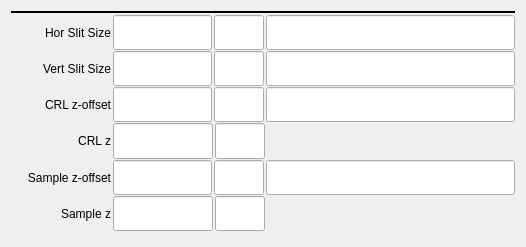
<?xml version="1.0" encoding="UTF-8"?>
<ui version="4.0">
 <class>Form</class>
 <widget class="QWidget" name="Form">
  <property name="geometry">
   <rect>
    <x>0</x>
    <y>0</y>
    <width>526</width>
    <height>247</height>
   </rect>
  </property>
  <property name="windowTitle">
   <string>Form</string>
  </property>
  <layout class="QVBoxLayout" name="verticalLayout_3">
   <item>
    <layout class="QVBoxLayout" name="verticalLayout" stretch="1,1,1,1,1,1,1">
     <property name="spacing">
      <number>1</number>
     </property>
     <property name="topMargin">
      <number>0</number>
     </property>
     <property name="bottomMargin">
      <number>5</number>
     </property>
     <item>
      <widget class="Line" name="line_2">
       <property name="frameShadow">
        <enum>QFrame::Plain</enum>
       </property>
       <property name="lineWidth">
        <number>2</number>
       </property>
       <property name="orientation">
        <enum>Qt::Horizontal</enum>
       </property>
      </widget>
     </item>
     <item>
      <layout class="QHBoxLayout" name="horizontalLayout_8" stretch="2,2,1,5">
       <property name="spacing">
        <number>2</number>
       </property>
       <property name="rightMargin">
        <number>0</number>
       </property>
       <item>
        <widget class="caLabel" name="calabel_32">
         <property name="text">
          <string>Hor Slit Size</string>
         </property>
         <property name="alignment">
          <set>Qt::AlignRight|Qt::AlignTrailing|Qt::AlignVCenter</set>
         </property>
         <property name="fontScaleMode">
          <enum>ESimpleLabel::WidthAndHeight</enum>
         </property>
        </widget>
       </item>
       <item>
        <widget class="caLineEdit" name="caLineEdit_25">
         <property name="sizePolicy">
          <sizepolicy hsizetype="Preferred" vsizetype="Expanding">
           <horstretch>0</horstretch>
           <verstretch>0</verstretch>
          </sizepolicy>
         </property>
         <property name="font">
          <font>
           <pointsize>13</pointsize>
          </font>
         </property>
         <property name="text">
          <string/>
         </property>
         <property name="alignment">
          <set>Qt::AlignRight|Qt::AlignTrailing|Qt::AlignVCenter</set>
         </property>
         <property name="channel" stdset="0">
          <string notr="true">$(P)$(CRL):1:slitSize_H_RBV</string>
         </property>
         <property name="foreground">
          <color>
           <red>10</red>
           <green>0</green>
           <blue>184</blue>
          </color>
         </property>
         <property name="background">
          <color>
           <red>200</red>
           <green>200</green>
           <blue>200</blue>
          </color>
         </property>
         <property name="colorMode">
          <enum>caLineEdit::Static</enum>
         </property>
         <property name="precision">
          <number>6</number>
         </property>
         <property name="precisionMode">
          <enum>caLineEdit::Channel</enum>
         </property>
         <property name="fontScaleMode" stdset="0">
          <enum>caLineEdit::None</enum>
         </property>
         <property name="formatType">
          <enum>caLineEdit::decimal</enum>
         </property>
        </widget>
       </item>
       <item>
        <widget class="caLineEdit" name="caLineEdit_24">
         <property name="sizePolicy">
          <sizepolicy hsizetype="Preferred" vsizetype="Expanding">
           <horstretch>0</horstretch>
           <verstretch>0</verstretch>
          </sizepolicy>
         </property>
         <property name="font">
          <font>
           <pointsize>13</pointsize>
          </font>
         </property>
         <property name="text">
          <string/>
         </property>
         <property name="alignment">
          <set>Qt::AlignRight|Qt::AlignTrailing|Qt::AlignVCenter</set>
         </property>
         <property name="channel" stdset="0">
          <string notr="true">$(P)$(CRL):1:slitSize_H_RBV.EGU</string>
         </property>
         <property name="foreground">
          <color>
           <red>10</red>
           <green>0</green>
           <blue>184</blue>
          </color>
         </property>
         <property name="background">
          <color>
           <red>200</red>
           <green>200</green>
           <blue>200</blue>
          </color>
         </property>
         <property name="colorMode">
          <enum>caLineEdit::Static</enum>
         </property>
         <property name="precision">
          <number>0</number>
         </property>
         <property name="precisionMode">
          <enum>caLineEdit::User</enum>
         </property>
         <property name="fontScaleMode" stdset="0">
          <enum>caLineEdit::None</enum>
         </property>
         <property name="formatType">
          <enum>caLineEdit::decimal</enum>
         </property>
        </widget>
       </item>
       <item>
        <widget class="caLineEdit" name="caLineEdit_22">
         <property name="sizePolicy">
          <sizepolicy hsizetype="Preferred" vsizetype="Expanding">
           <horstretch>0</horstretch>
           <verstretch>0</verstretch>
          </sizepolicy>
         </property>
         <property name="font">
          <font>
           <pointsize>13</pointsize>
          </font>
         </property>
         <property name="text">
          <string/>
         </property>
         <property name="alignment">
          <set>Qt::AlignRight|Qt::AlignTrailing|Qt::AlignVCenter</set>
         </property>
         <property name="channel" stdset="0">
          <string notr="true">$(P)$(CRL):1:slitSize_H.DOL</string>
         </property>
         <property name="foreground">
          <color>
           <red>10</red>
           <green>0</green>
           <blue>184</blue>
          </color>
         </property>
         <property name="background">
          <color>
           <red>200</red>
           <green>200</green>
           <blue>200</blue>
          </color>
         </property>
         <property name="colorMode">
          <enum>caLineEdit::Static</enum>
         </property>
         <property name="precision">
          <number>0</number>
         </property>
         <property name="precisionMode">
          <enum>caLineEdit::User</enum>
         </property>
         <property name="fontScaleMode" stdset="0">
          <enum>caLineEdit::None</enum>
         </property>
         <property name="formatType">
          <enum>caLineEdit::decimal</enum>
         </property>
        </widget>
       </item>
      </layout>
     </item>
     <item>
      <layout class="QHBoxLayout" name="horizontalLayout_9" stretch="2,2,1,5">
       <property name="spacing">
        <number>2</number>
       </property>
       <property name="rightMargin">
        <number>0</number>
       </property>
       <item>
        <widget class="caLabel" name="calabel_33">
         <property name="text">
          <string>Vert Slit Size</string>
         </property>
         <property name="alignment">
          <set>Qt::AlignRight|Qt::AlignTrailing|Qt::AlignVCenter</set>
         </property>
         <property name="fontScaleMode">
          <enum>ESimpleLabel::WidthAndHeight</enum>
         </property>
        </widget>
       </item>
       <item>
        <widget class="caLineEdit" name="caLineEdit_27">
         <property name="sizePolicy">
          <sizepolicy hsizetype="Preferred" vsizetype="Expanding">
           <horstretch>0</horstretch>
           <verstretch>0</verstretch>
          </sizepolicy>
         </property>
         <property name="font">
          <font>
           <pointsize>13</pointsize>
          </font>
         </property>
         <property name="text">
          <string/>
         </property>
         <property name="alignment">
          <set>Qt::AlignRight|Qt::AlignTrailing|Qt::AlignVCenter</set>
         </property>
         <property name="channel" stdset="0">
          <string notr="true">$(P)$(CRL):1:slitSize_V_RBV</string>
         </property>
         <property name="foreground">
          <color>
           <red>10</red>
           <green>0</green>
           <blue>184</blue>
          </color>
         </property>
         <property name="background">
          <color>
           <red>200</red>
           <green>200</green>
           <blue>200</blue>
          </color>
         </property>
         <property name="colorMode">
          <enum>caLineEdit::Static</enum>
         </property>
         <property name="precision">
          <number>6</number>
         </property>
         <property name="precisionMode">
          <enum>caLineEdit::Channel</enum>
         </property>
         <property name="fontScaleMode" stdset="0">
          <enum>caLineEdit::None</enum>
         </property>
         <property name="formatType">
          <enum>caLineEdit::decimal</enum>
         </property>
        </widget>
       </item>
       <item>
        <widget class="caLineEdit" name="caLineEdit_26">
         <property name="sizePolicy">
          <sizepolicy hsizetype="Preferred" vsizetype="Expanding">
           <horstretch>0</horstretch>
           <verstretch>0</verstretch>
          </sizepolicy>
         </property>
         <property name="font">
          <font>
           <pointsize>13</pointsize>
          </font>
         </property>
         <property name="text">
          <string/>
         </property>
         <property name="alignment">
          <set>Qt::AlignRight|Qt::AlignTrailing|Qt::AlignVCenter</set>
         </property>
         <property name="channel" stdset="0">
          <string notr="true">$(P)$(CRL):1:slitSize_V_RBV.EGU</string>
         </property>
         <property name="foreground">
          <color>
           <red>10</red>
           <green>0</green>
           <blue>184</blue>
          </color>
         </property>
         <property name="background">
          <color>
           <red>200</red>
           <green>200</green>
           <blue>200</blue>
          </color>
         </property>
         <property name="colorMode">
          <enum>caLineEdit::Static</enum>
         </property>
         <property name="precision">
          <number>0</number>
         </property>
         <property name="precisionMode">
          <enum>caLineEdit::User</enum>
         </property>
         <property name="fontScaleMode" stdset="0">
          <enum>caLineEdit::None</enum>
         </property>
         <property name="formatType">
          <enum>caLineEdit::decimal</enum>
         </property>
        </widget>
       </item>
       <item>
        <widget class="caLineEdit" name="caLineEdit_23">
         <property name="sizePolicy">
          <sizepolicy hsizetype="Preferred" vsizetype="Expanding">
           <horstretch>0</horstretch>
           <verstretch>0</verstretch>
          </sizepolicy>
         </property>
         <property name="font">
          <font>
           <pointsize>13</pointsize>
          </font>
         </property>
         <property name="text">
          <string/>
         </property>
         <property name="alignment">
          <set>Qt::AlignRight|Qt::AlignTrailing|Qt::AlignVCenter</set>
         </property>
         <property name="channel" stdset="0">
          <string notr="true">$(P)$(CRL):1:slitSize_V.DOL</string>
         </property>
         <property name="foreground">
          <color>
           <red>10</red>
           <green>0</green>
           <blue>184</blue>
          </color>
         </property>
         <property name="background">
          <color>
           <red>200</red>
           <green>200</green>
           <blue>200</blue>
          </color>
         </property>
         <property name="colorMode">
          <enum>caLineEdit::Static</enum>
         </property>
         <property name="precision">
          <number>0</number>
         </property>
         <property name="precisionMode">
          <enum>caLineEdit::User</enum>
         </property>
         <property name="fontScaleMode" stdset="0">
          <enum>caLineEdit::None</enum>
         </property>
         <property name="formatType">
          <enum>caLineEdit::decimal</enum>
         </property>
        </widget>
       </item>
      </layout>
     </item>
     <item>
      <layout class="QHBoxLayout" name="horizontalLayout_11" stretch="2,2,1,5">
       <property name="spacing">
        <number>2</number>
       </property>
       <property name="rightMargin">
        <number>0</number>
       </property>
       <item>
        <widget class="caLabel" name="calabel_34">
         <property name="text">
          <string>CRL z-offset</string>
         </property>
         <property name="alignment">
          <set>Qt::AlignRight|Qt::AlignTrailing|Qt::AlignVCenter</set>
         </property>
         <property name="fontScaleMode">
          <enum>ESimpleLabel::WidthAndHeight</enum>
         </property>
        </widget>
       </item>
       <item>
        <widget class="caLineEdit" name="caLineEdit_28">
         <property name="sizePolicy">
          <sizepolicy hsizetype="Preferred" vsizetype="Expanding">
           <horstretch>0</horstretch>
           <verstretch>0</verstretch>
          </sizepolicy>
         </property>
         <property name="font">
          <font>
           <pointsize>13</pointsize>
          </font>
         </property>
         <property name="text">
          <string/>
         </property>
         <property name="alignment">
          <set>Qt::AlignRight|Qt::AlignTrailing|Qt::AlignVCenter</set>
         </property>
         <property name="channel" stdset="0">
          <string notr="true">$(P)$(CRL):1:oePositionOffset_RBV</string>
         </property>
         <property name="foreground">
          <color>
           <red>10</red>
           <green>0</green>
           <blue>184</blue>
          </color>
         </property>
         <property name="background">
          <color>
           <red>200</red>
           <green>200</green>
           <blue>200</blue>
          </color>
         </property>
         <property name="colorMode">
          <enum>caLineEdit::Static</enum>
         </property>
         <property name="precision">
          <number>6</number>
         </property>
         <property name="precisionMode">
          <enum>caLineEdit::Channel</enum>
         </property>
         <property name="fontScaleMode" stdset="0">
          <enum>caLineEdit::None</enum>
         </property>
         <property name="formatType">
          <enum>caLineEdit::decimal</enum>
         </property>
        </widget>
       </item>
       <item>
        <widget class="caLineEdit" name="caLineEdit_29">
         <property name="sizePolicy">
          <sizepolicy hsizetype="Preferred" vsizetype="Expanding">
           <horstretch>0</horstretch>
           <verstretch>0</verstretch>
          </sizepolicy>
         </property>
         <property name="font">
          <font>
           <pointsize>13</pointsize>
          </font>
         </property>
         <property name="text">
          <string/>
         </property>
         <property name="alignment">
          <set>Qt::AlignRight|Qt::AlignTrailing|Qt::AlignVCenter</set>
         </property>
         <property name="channel" stdset="0">
          <string notr="true">$(P)$(CRL):1:oePositionOffset_RBV.EGU</string>
         </property>
         <property name="foreground">
          <color>
           <red>10</red>
           <green>0</green>
           <blue>184</blue>
          </color>
         </property>
         <property name="background">
          <color>
           <red>200</red>
           <green>200</green>
           <blue>200</blue>
          </color>
         </property>
         <property name="colorMode">
          <enum>caLineEdit::Static</enum>
         </property>
         <property name="precision">
          <number>0</number>
         </property>
         <property name="precisionMode">
          <enum>caLineEdit::User</enum>
         </property>
         <property name="fontScaleMode" stdset="0">
          <enum>caLineEdit::None</enum>
         </property>
         <property name="formatType">
          <enum>caLineEdit::decimal</enum>
         </property>
        </widget>
       </item>
       <item>
        <widget class="caLineEdit" name="caLineEdit_30">
         <property name="sizePolicy">
          <sizepolicy hsizetype="Preferred" vsizetype="Expanding">
           <horstretch>0</horstretch>
           <verstretch>0</verstretch>
          </sizepolicy>
         </property>
         <property name="font">
          <font>
           <pointsize>13</pointsize>
          </font>
         </property>
         <property name="text">
          <string/>
         </property>
         <property name="alignment">
          <set>Qt::AlignRight|Qt::AlignTrailing|Qt::AlignVCenter</set>
         </property>
         <property name="channel" stdset="0">
          <string notr="true">$(P)$(CRL):1:oePositionOffset.DOL</string>
         </property>
         <property name="foreground">
          <color>
           <red>10</red>
           <green>0</green>
           <blue>184</blue>
          </color>
         </property>
         <property name="background">
          <color>
           <red>200</red>
           <green>200</green>
           <blue>200</blue>
          </color>
         </property>
         <property name="colorMode">
          <enum>caLineEdit::Static</enum>
         </property>
         <property name="precision">
          <number>0</number>
         </property>
         <property name="precisionMode">
          <enum>caLineEdit::User</enum>
         </property>
         <property name="fontScaleMode" stdset="0">
          <enum>caLineEdit::None</enum>
         </property>
         <property name="formatType">
          <enum>caLineEdit::decimal</enum>
         </property>
        </widget>
       </item>
      </layout>
     </item>
     <item>
      <layout class="QHBoxLayout" name="horizontalLayout_14" stretch="2,2,1,5">
       <property name="spacing">
        <number>2</number>
       </property>
       <property name="rightMargin">
        <number>0</number>
       </property>
       <item>
        <widget class="caLabel" name="calabel_37">
         <property name="text">
          <string>CRL z</string>
         </property>
         <property name="alignment">
          <set>Qt::AlignRight|Qt::AlignTrailing|Qt::AlignVCenter</set>
         </property>
         <property name="fontScaleMode">
          <enum>ESimpleLabel::WidthAndHeight</enum>
         </property>
        </widget>
       </item>
       <item>
        <widget class="caLineEdit" name="caLineEdit_36">
         <property name="sizePolicy">
          <sizepolicy hsizetype="Preferred" vsizetype="Expanding">
           <horstretch>0</horstretch>
           <verstretch>0</verstretch>
          </sizepolicy>
         </property>
         <property name="font">
          <font>
           <pointsize>13</pointsize>
          </font>
         </property>
         <property name="text">
          <string/>
         </property>
         <property name="alignment">
          <set>Qt::AlignRight|Qt::AlignTrailing|Qt::AlignVCenter</set>
         </property>
         <property name="channel" stdset="0">
          <string notr="true">$(P)$(CRL):1:oePosition_RBV</string>
         </property>
         <property name="foreground">
          <color>
           <red>10</red>
           <green>0</green>
           <blue>184</blue>
          </color>
         </property>
         <property name="background">
          <color>
           <red>200</red>
           <green>200</green>
           <blue>200</blue>
          </color>
         </property>
         <property name="colorMode">
          <enum>caLineEdit::Static</enum>
         </property>
         <property name="precision">
          <number>6</number>
         </property>
         <property name="precisionMode">
          <enum>caLineEdit::Channel</enum>
         </property>
         <property name="fontScaleMode" stdset="0">
          <enum>caLineEdit::None</enum>
         </property>
         <property name="formatType">
          <enum>caLineEdit::decimal</enum>
         </property>
        </widget>
       </item>
       <item>
        <widget class="caLineEdit" name="caLineEdit_37">
         <property name="sizePolicy">
          <sizepolicy hsizetype="Preferred" vsizetype="Expanding">
           <horstretch>0</horstretch>
           <verstretch>0</verstretch>
          </sizepolicy>
         </property>
         <property name="font">
          <font>
           <pointsize>13</pointsize>
          </font>
         </property>
         <property name="text">
          <string/>
         </property>
         <property name="alignment">
          <set>Qt::AlignRight|Qt::AlignTrailing|Qt::AlignVCenter</set>
         </property>
         <property name="channel" stdset="0">
          <string notr="true">$(P)$(CRL):1:oePosition_RBV.EGU</string>
         </property>
         <property name="foreground">
          <color>
           <red>10</red>
           <green>0</green>
           <blue>184</blue>
          </color>
         </property>
         <property name="background">
          <color>
           <red>200</red>
           <green>200</green>
           <blue>200</blue>
          </color>
         </property>
         <property name="colorMode">
          <enum>caLineEdit::Static</enum>
         </property>
         <property name="precision">
          <number>0</number>
         </property>
         <property name="precisionMode">
          <enum>caLineEdit::User</enum>
         </property>
         <property name="fontScaleMode" stdset="0">
          <enum>caLineEdit::None</enum>
         </property>
         <property name="formatType">
          <enum>caLineEdit::decimal</enum>
         </property>
        </widget>
       </item>
       <item>
        <spacer name="horizontalSpacer_2">
         <property name="orientation">
          <enum>Qt::Horizontal</enum>
         </property>
         <property name="sizeHint" stdset="0">
          <size>
           <width>40</width>
           <height>20</height>
          </size>
         </property>
        </spacer>
       </item>
      </layout>
     </item>
     <item>
      <layout class="QHBoxLayout" name="horizontalLayout_12" stretch="2,2,1,5">
       <property name="spacing">
        <number>2</number>
       </property>
       <property name="rightMargin">
        <number>0</number>
       </property>
       <item>
        <widget class="caLabel" name="calabel_35">
         <property name="text">
          <string>Sample z-offset</string>
         </property>
         <property name="alignment">
          <set>Qt::AlignRight|Qt::AlignTrailing|Qt::AlignVCenter</set>
         </property>
         <property name="fontScaleMode">
          <enum>ESimpleLabel::WidthAndHeight</enum>
         </property>
        </widget>
       </item>
       <item>
        <widget class="caLineEdit" name="caLineEdit_31">
         <property name="sizePolicy">
          <sizepolicy hsizetype="Preferred" vsizetype="Expanding">
           <horstretch>0</horstretch>
           <verstretch>0</verstretch>
          </sizepolicy>
         </property>
         <property name="font">
          <font>
           <pointsize>13</pointsize>
          </font>
         </property>
         <property name="text">
          <string/>
         </property>
         <property name="alignment">
          <set>Qt::AlignRight|Qt::AlignTrailing|Qt::AlignVCenter</set>
         </property>
         <property name="channel" stdset="0">
          <string notr="true">$(P)$(CRL):samplePositionOffset_RBV</string>
         </property>
         <property name="foreground">
          <color>
           <red>10</red>
           <green>0</green>
           <blue>184</blue>
          </color>
         </property>
         <property name="background">
          <color>
           <red>200</red>
           <green>200</green>
           <blue>200</blue>
          </color>
         </property>
         <property name="colorMode">
          <enum>caLineEdit::Static</enum>
         </property>
         <property name="precision">
          <number>6</number>
         </property>
         <property name="precisionMode">
          <enum>caLineEdit::Channel</enum>
         </property>
         <property name="fontScaleMode" stdset="0">
          <enum>caLineEdit::None</enum>
         </property>
         <property name="formatType">
          <enum>caLineEdit::decimal</enum>
         </property>
        </widget>
       </item>
       <item>
        <widget class="caLineEdit" name="caLineEdit_32">
         <property name="sizePolicy">
          <sizepolicy hsizetype="Preferred" vsizetype="Expanding">
           <horstretch>0</horstretch>
           <verstretch>0</verstretch>
          </sizepolicy>
         </property>
         <property name="font">
          <font>
           <pointsize>13</pointsize>
          </font>
         </property>
         <property name="text">
          <string/>
         </property>
         <property name="alignment">
          <set>Qt::AlignRight|Qt::AlignTrailing|Qt::AlignVCenter</set>
         </property>
         <property name="channel" stdset="0">
          <string notr="true">$(P)$(CRL):samplePositionOffset_RBV.EGU</string>
         </property>
         <property name="foreground">
          <color>
           <red>10</red>
           <green>0</green>
           <blue>184</blue>
          </color>
         </property>
         <property name="background">
          <color>
           <red>200</red>
           <green>200</green>
           <blue>200</blue>
          </color>
         </property>
         <property name="colorMode">
          <enum>caLineEdit::Static</enum>
         </property>
         <property name="precision">
          <number>0</number>
         </property>
         <property name="precisionMode">
          <enum>caLineEdit::User</enum>
         </property>
         <property name="fontScaleMode" stdset="0">
          <enum>caLineEdit::None</enum>
         </property>
         <property name="formatType">
          <enum>caLineEdit::decimal</enum>
         </property>
        </widget>
       </item>
       <item>
        <widget class="caLineEdit" name="caLineEdit_33">
         <property name="sizePolicy">
          <sizepolicy hsizetype="Preferred" vsizetype="Expanding">
           <horstretch>0</horstretch>
           <verstretch>0</verstretch>
          </sizepolicy>
         </property>
         <property name="font">
          <font>
           <pointsize>13</pointsize>
          </font>
         </property>
         <property name="text">
          <string/>
         </property>
         <property name="alignment">
          <set>Qt::AlignRight|Qt::AlignTrailing|Qt::AlignVCenter</set>
         </property>
         <property name="channel" stdset="0">
          <string notr="true">$(P)$(CRL):samplePositionOffset.DOL</string>
         </property>
         <property name="foreground">
          <color>
           <red>10</red>
           <green>0</green>
           <blue>184</blue>
          </color>
         </property>
         <property name="background">
          <color>
           <red>200</red>
           <green>200</green>
           <blue>200</blue>
          </color>
         </property>
         <property name="colorMode">
          <enum>caLineEdit::Static</enum>
         </property>
         <property name="precision">
          <number>0</number>
         </property>
         <property name="precisionMode">
          <enum>caLineEdit::User</enum>
         </property>
         <property name="fontScaleMode" stdset="0">
          <enum>caLineEdit::None</enum>
         </property>
         <property name="formatType">
          <enum>caLineEdit::decimal</enum>
         </property>
        </widget>
       </item>
      </layout>
     </item>
     <item>
      <layout class="QHBoxLayout" name="horizontalLayout_13" stretch="2,2,1,5">
       <property name="spacing">
        <number>2</number>
       </property>
       <property name="rightMargin">
        <number>0</number>
       </property>
       <item>
        <widget class="caLabel" name="calabel_36">
         <property name="text">
          <string>Sample z</string>
         </property>
         <property name="alignment">
          <set>Qt::AlignRight|Qt::AlignTrailing|Qt::AlignVCenter</set>
         </property>
         <property name="fontScaleMode">
          <enum>ESimpleLabel::WidthAndHeight</enum>
         </property>
        </widget>
       </item>
       <item>
        <widget class="caLineEdit" name="caLineEdit_34">
         <property name="sizePolicy">
          <sizepolicy hsizetype="Preferred" vsizetype="Expanding">
           <horstretch>0</horstretch>
           <verstretch>0</verstretch>
          </sizepolicy>
         </property>
         <property name="font">
          <font>
           <pointsize>13</pointsize>
          </font>
         </property>
         <property name="text">
          <string/>
         </property>
         <property name="alignment">
          <set>Qt::AlignRight|Qt::AlignTrailing|Qt::AlignVCenter</set>
         </property>
         <property name="channel" stdset="0">
          <string notr="true">$(P)$(CRL):samplePosition_RBV</string>
         </property>
         <property name="foreground">
          <color>
           <red>10</red>
           <green>0</green>
           <blue>184</blue>
          </color>
         </property>
         <property name="background">
          <color>
           <red>200</red>
           <green>200</green>
           <blue>200</blue>
          </color>
         </property>
         <property name="colorMode">
          <enum>caLineEdit::Static</enum>
         </property>
         <property name="precision">
          <number>6</number>
         </property>
         <property name="precisionMode">
          <enum>caLineEdit::Channel</enum>
         </property>
         <property name="fontScaleMode" stdset="0">
          <enum>caLineEdit::None</enum>
         </property>
         <property name="formatType">
          <enum>caLineEdit::decimal</enum>
         </property>
        </widget>
       </item>
       <item>
        <widget class="caLineEdit" name="caLineEdit_35">
         <property name="sizePolicy">
          <sizepolicy hsizetype="Preferred" vsizetype="Expanding">
           <horstretch>0</horstretch>
           <verstretch>0</verstretch>
          </sizepolicy>
         </property>
         <property name="font">
          <font>
           <pointsize>13</pointsize>
          </font>
         </property>
         <property name="text">
          <string/>
         </property>
         <property name="alignment">
          <set>Qt::AlignRight|Qt::AlignTrailing|Qt::AlignVCenter</set>
         </property>
         <property name="channel" stdset="0">
          <string notr="true">$(P)$(CRL):samplePosition_RBV.EGU</string>
         </property>
         <property name="foreground">
          <color>
           <red>10</red>
           <green>0</green>
           <blue>184</blue>
          </color>
         </property>
         <property name="background">
          <color>
           <red>200</red>
           <green>200</green>
           <blue>200</blue>
          </color>
         </property>
         <property name="colorMode">
          <enum>caLineEdit::Static</enum>
         </property>
         <property name="precision">
          <number>0</number>
         </property>
         <property name="precisionMode">
          <enum>caLineEdit::User</enum>
         </property>
         <property name="fontScaleMode" stdset="0">
          <enum>caLineEdit::None</enum>
         </property>
         <property name="formatType">
          <enum>caLineEdit::decimal</enum>
         </property>
        </widget>
       </item>
       <item>
        <spacer name="horizontalSpacer">
         <property name="orientation">
          <enum>Qt::Horizontal</enum>
         </property>
         <property name="sizeHint" stdset="0">
          <size>
           <width>40</width>
           <height>20</height>
          </size>
         </property>
        </spacer>
       </item>
      </layout>
     </item>
    </layout>
   </item>
  </layout>
 </widget>
 <customwidgets>
  <customwidget>
   <class>caLabel</class>
   <extends>QLabel</extends>
   <header>caLabel</header>
  </customwidget>
  <customwidget>
   <class>caLineEdit</class>
   <extends>QLineEdit</extends>
   <header>caLineEdit</header>
  </customwidget>
 </customwidgets>
 <resources/>
 <connections/>
</ui>
